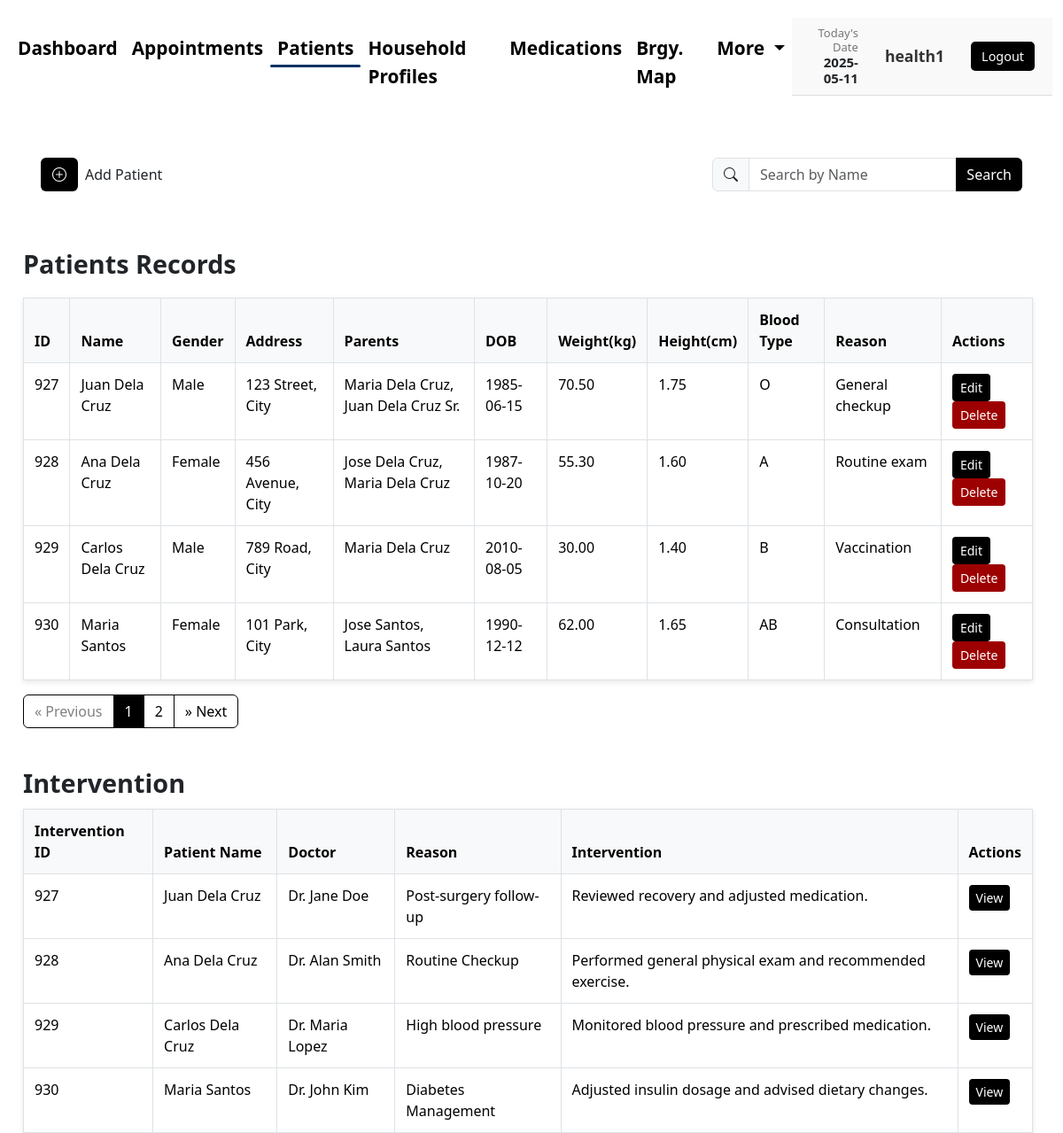
Screenshot of /healthworker/patient.php (signed in) with the database file from the repository.
### tables this page shows
CREATE TABLE `patients` (
  `patient_id` int(11) NOT NULL,
  `household_id` int(11) DEFAULT NULL,
  `name` varchar(100) NOT NULL,
  `gender` enum('Male','Female','Other') NOT NULL,
  `address` varchar(255) DEFAULT NULL,
  `parents` varchar(255) DEFAULT NULL,
  `dob` date NOT NULL,
  `weight` decimal(5,2) DEFAULT NULL,
  `height` decimal(5,2) DEFAULT NULL,
  `blood_type` enum('A','B','AB','O','O+','Other') DEFAULT NULL,
  `reason` text DEFAULT NULL
);

CREATE TABLE `interventions` (
  `intervention_id` int(11) NOT NULL,
  `patient_id` int(11) NOT NULL,
  `doctor` varchar(255) NOT NULL,
  `reason` text NOT NULL,
  `intervention` text NOT NULL,
  `created_at` timestamp NOT NULL DEFAULT current_timestamp()
);

### healthworker/patient.php (the view, shortened to what this page needs)
<?php
$username = $_SESSION['username'];
$search = $_GET['search'] ?? '';
$page = isset($_GET['page']) && is_numeric($_GET['page']) ? (int)$_GET['page'] : 1;
$records_per_page = 4;
$offset = ($page - 1) * $records_per_page;
$database = new Database();
$conn = $database->getConnection();
?>
<!DOCTYPE html>
<html lang="en">
    <head>
        <link href="https://cdn.jsdelivr.net/npm/bootstrap@5.3.3/dist/css/bootstrap.min.css" rel="stylesheet">
        <link href="https://cdn.jsdelivr.net/npm/bootstrap-icons@1.10.5/font/bootstrap-icons.css" rel="stylesheet">
        <link rel="stylesheet" href="../css/pp.css">
    </head>
    <body>
    <nav class="navbar navbar-expand-lg navbar-custom">
        <div class="container-fluid">
            <div class="collapse navbar-collapse justify-content-between" id="navbarNav">
                <ul class="navbar-nav">
                    <li class="nav-item">
                        <a class="nav-link <?php echo basename($_SERVER['PHP_SELF']) == 'index.php' ? 'active' : ''; ?>" href="index.php">Dashboard</a>
                    </li>
                    <li class="nav-item">
                        <a class="nav-link <?php echo basename($_SERVER['PHP_SELF']) == 'appointment.php' ? 'active' : ''; ?>" href="appointment.php">Appointments</a>
                    </li>
                    <li class="nav-item">
                        <a class="nav-link <?php echo basename($_SERVER['PHP_SELF']) == 'patient.php' ? 'active' : ''; ?>" href="patient.php">Patients</a>
                    </li>
                    <li class="nav-item">
                        <a class="nav-link <?php echo basename($_SERVER['PHP_SELF']) == 'hhprofile.php' ? 'active' : ''; ?>" href="hhprofile.php">Household Profiles</a>
                    </li>
                    <li class="nav-item">
                        <a class="nav-link <?php echo basename($_SERVER['PHP_SELF']) == 'medications.php' ? 'active' : ''; ?>" href="medications.php">Medications</a>
                    </li>
                    <li class="nav-item">
                        <a class="nav-link <?php echo basename($_SERVER['PHP_SELF']) == 'barangay.php' ? 'active' : ''; ?>" href="barangay.php">Brgy. Map</a>
                    </li>
                    <li class="nav-item dropdown">
                        <a class="nav-link dropdown-toggle
                            <?php echo in_array(basename($_SERVER['PHP_SELF']), ['faqs.php', 'aboutus.php']) ? 'active' : ''; ?>"
                            href="#" id="navbarDropdown" role="button" data-bs-toggle="dropdown" aria-expanded="false">
                            More
                        </a>
                    </li>
                </ul>
                    <div class="user-info">
                        <div class="user-date">
                            <p class="label">Today's Date</p>
                            <p class="value">
                                <?php
                                    echo date('Y-m-d');
                                ?>
                            </p>
                        </div>
                        <div class="user-name">
                            <a href="profile.php">
                                <strong><?php echo htmlspecialchars($username); ?></strong>
                            </a>
                        </div>
                        <form method="POST" action="">
                            <button type="submit" name="logout" class="logout-btn">Logout</button>
                        </form>
                    </div>
            </div>
        </div>
    </nav>
    <div class="container top-gap-after-navbar">
        <div class="d-flex justify-content-between align-items-center mb-2" style="margin: 0 26px;">
            <div class="d-flex align-items-center">
                <button type="button" class="btn btn-custom-add"data-bs-toggle="modal" data-bs-target="#addPatientModal">
                <i class="bi bi-plus-circle"></i>
                </button>
                <span class="ms-2">Add Patient</span>
            </div>
            <form method="get" class="d-flex" style="max-width: 350px;">
                <div class="input-group">
                    <span class="input-group-text"><i class="bi bi-search"></i></span>
                    <input type="text" id="searchPatient" name="search" class="form-control" placeholder="Search by Name" value="<?= htmlspecialchars($search) ?>">
                    <button type="submit" class="btn btn-search">Search</button>
                </div>
            </form>
        </div>
    </div>
<div class="table-responsive mt-4">
    <div class="table-container">
        <h4 class="fw-bold mt-3" style="text-align: left; font-size: 1.8rem; margin-left: 26px;">Patients Records</h4>
        <table class="table table-bordered table-hover bg-white table-intervention">
            <thead class="table-light">
                <tr>
                    <th>ID</th>
                    <th>Name</th>
                    <th>Gender</th>
                    <th>Address</th>
                    <th>Parents</th>
                    <th>DOB</th>
                    <th>Weight(kg)</th>
                    <th>Height(cm)</th>
                    <th>Blood Type</th>
                    <th>Reason</th>
                    <th>Actions</th>
                </tr>
            </thead>
            <tbody id="patientTableBody">
                <?php
                try {
if ($search) {
    $count_stmt = $conn->prepare("SELECT COUNT(*) FROM patients WHERE name LIKE CONCAT('%', :search_term, '%')");
    $count_stmt->bindValue(':search_term', $search);
    $count_stmt->execute();
    $total_patients = $count_stmt->fetchColumn();
    $stmt = $conn->prepare("SELECT * FROM patients WHERE name LIKE CONCAT('%', :search_term, '%') ORDER BY patient_id ASC LIMIT :limit OFFSET :offset");
    $stmt->bindValue(':search_term', $search);
    $stmt->bindValue(':limit', $records_per_page, PDO::PARAM_INT);
    $stmt->bindValue(':offset', $offset, PDO::PARAM_INT);
    $stmt->execute();
    $patients = $stmt->fetchAll(PDO::FETCH_ASSOC);
    $stmt->closeCursor();
} else {
    $count_stmt = $conn->query("SELECT COUNT(*) FROM patients");
    $total_patients = $count_stmt->fetchColumn();
    $stmt = $conn->prepare("SELECT * FROM patients ORDER BY patient_id ASC LIMIT :limit OFFSET :offset");
    $stmt->bindValue(':limit', $records_per_page, PDO::PARAM_INT);
    $stmt->bindValue(':offset', $offset, PDO::PARAM_INT);
    $stmt->execute();
    $patients = $stmt->fetchAll(PDO::FETCH_ASSOC);
}
foreach ($patients as $p): ?>
                    <tr>
                        <td><?= $p['patient_id'] ?></td>
                        <td><?= htmlspecialchars($p['name']) ?></td>
                        <td><?= htmlspecialchars($p['gender']) ?></td>
                        <td><?= htmlspecialchars($p['address']) ?></td>
                        <td><?= htmlspecialchars($p['parents']) ?></td>
                        <td><?= htmlspecialchars($p['dob']) ?></td>
                        <td><?= htmlspecialchars($p['weight']) ?></td>
                        <td><?= htmlspecialchars($p['height']) ?></td>
                        <td><?= htmlspecialchars($p['blood_type']) ?></td>
                        <td><?= htmlspecialchars($p['reason']) ?></td>
                        <td>
                            <button class="btn btn-custom-edit btn-sm" data-bs-toggle="modal" data-bs-target="#editModal<?= $p['patient_id'] ?>">Edit</button>
                            <form method="post" action="patient_crud.php" class="d-inline" onsubmit="return confirm('Delete this patient?');">
                                <button type="submit" name="delete" class="btn btn-custom-delete btn-sm">Delete</button>
                            </form>
                        </td>
                    </tr>
                    <?php endforeach; ?>
                <?php
                } catch (PDOException $e) {
                    echo "Error fetching patients: " . $e->getMessage();
                }
                ?>
            </tbody>
        </table>
        <?php if ($total_patients > $records_per_page): ?>
        <nav aria-label="Page navigation example" class="mt-3" style="margin-left: 26px;">
<ul class="pagination justify-content-start">
            <li class="page-item <?= ($page <= 1) ? 'disabled' : '' ?>">
              <a class="page-link" href="?search=<?= urlencode($search) ?>&page=<?= $page - 1 ?>" aria-label="Previous">
                <span aria-hidden="true">&laquo;</span>
                <span class="sr-only">Previous</span>
              </a>
            </li>
            <?php
            $total_pages = ceil($total_patients / $records_per_page);
            for ($i = 1; $i <= $total_pages; $i++): ?>
              <li class="page-item <?= ($i == $page) ? 'active' : '' ?>">
                <a class="page-link" href="?search=<?= urlencode($search) ?>&page=<?= $i ?>"><?= $i ?></a>
              </li>
            <?php endfor; ?>
            <li class="page-item <?= ($page >= $total_pages) ? 'disabled' : '' ?>">
              <a class="page-link" href="?search=<?= urlencode($search) ?>&page=<?= $page + 1 ?>" aria-label="Next">
                <span aria-hidden="true">&raquo;</span>
                <span class="sr-only">Next</span>
              </a>
            </li>
          </ul>
        </nav>
        <?php endif; ?>
    </div>
</div>
        <div class="table-container">
        <div class="table-responsive mt-4">
        <h4 class="fw-bold intervention-heading">Intervention</h4>
        <table class="table table-bordered table-hover bg-white table-intervention">
                <thead class="table-light">
                    <tr>
                        <th>Intervention ID</th>
                        <th>Patient Name</th>
                        <th>Doctor</th>
                        <th>Reason</th>
                        <th>Intervention</th>
                        <th>Actions</th>
                    </tr>
                </thead>
        <tbody id="interventionTableBody">
            <?php
            $intervention_records_per_page = 4;
            $intervention_page = isset($_GET['intervention_page']) && is_numeric($_GET['intervention_page']) ? (int)$_GET['intervention_page'] : 1;
            $intervention_offset = ($intervention_page - 1) * $intervention_records_per_page;
            try {
                $stmt = $conn->prepare("SELECT i.intervention_id, p.name AS patient_name, i.doctor, i.reason, i.intervention FROM interventions i JOIN patients p ON i.patient_id = p.patient_id ORDER BY i.created_at DESC LIMIT :limit OFFSET :offset");
                $stmt->bindValue(':limit', $intervention_records_per_page, PDO::PARAM_INT);
                $stmt->bindValue(':offset', $intervention_offset, PDO::PARAM_INT);
                $stmt->execute();
                $interventions = $stmt->fetchAll(PDO::FETCH_ASSOC);
            } catch (PDOException $e) {
                echo "Error fetching interventions: " . $e->getMessage();
                $interventions = [];
                $total_interventions = 0;
            }
            foreach ($interventions as $i): ?>
            <tr>
                <td><?= $i['intervention_id'] ?></td>
                <td><?= htmlspecialchars($i['patient_name']) ?></td>
                <td><?= htmlspecialchars($i['doctor']) ?></td>
                <td><?= htmlspecialchars($i['reason']) ?></td>
                <td><?= htmlspecialchars($i['intervention']) ?></td>
                <td>
                    <button class="btn btn-custom-view btn-sm" data-bs-toggle="modal" data-bs-target="#viewModal<?= $i['intervention_id'] ?>">View</button>
                </td>
            </tr>
            <?php endforeach; ?>
                </tbody>
            </table>
        </div>
    </div>
    </body>
    </html>

### css/pp.css (style rules this page uses)
body { background-color: #ffffff; }
.navbar-custom { background-color: #ffffff; padding-top: 20px; padding-bottom: 20px; }
.navbar-nav .nav-link { color: black !important; font-size: 1.3rem !important; font-weight: bold; margin-top: 10px; position: relative; padding-bottom: 5px; text-decoration: none; }
.navbar-nav .nav-link.active::after { content: ''; position: absolute; bottom: 0; left: 0; height: 3px; width: 100%; background-color: #003165; border-radius: 2px; }
.user-info { display: flex; justify-content: flex-end; align-items: center; gap: 30px; padding: 10px 20px; background-color: #f9f9f9; border-bottom: 1px solid #ddd; }
.user-info div { font-size: 0.95rem; line-height: 1.2; }
.user-info .label { font-size: 13px; color: #777; margin: 0; text-align: right; }
.user-info .value { font-size: 15px; margin: 0; text-align: right; font-weight: bold; }
.user-name a { text-decoration: none; font-size: 1.1rem; color: #333; font-weight: 600; }
.logout-btn { background-color: #000000; color: #fff; border: none; padding: 6px 12px; border-radius: 5px; font-size: 0.9rem; cursor: pointer; transition: background-color 0.3s ease; }
.top-gap-after-navbar { margin-top: 30px; }
.container { max-width: 100%; padding: 20px; }
.btn-search { background-color: #000000; color: white; border: none; transition: background-color 0.3s ease; }
.d-flex.mb-2 { margin-bottom: 5px !important; }
.table-container { width: 100%; display: flex; flex-direction: column; gap: .1px; }
.table-patients, .table-intervention { width: 100%; min-width: 100px; border-collapse: collapse; margin: 0 auto; box-shadow: 0 2px 6px rgba(0,0,0,0.1); }
.table-patients thead, .table-intervention thead { background-color: #0d6efd; color: #000000; }
.table-patients td, .table-patients th, .table-intervention td, .table-intervention th { padding: 12px; text-align: center; border: 1px solid #dee2e6; }
.table-patients tbody tr:nth-child(even), .table-intervention tbody tr:nth-child(even) { background-color: #f8f9fa; }
.btn-custom-add { background-color:rgb(0, 0, 0); color: white; }
.btn-custom-edit { background-color:rgb(0, 0, 0); color: white; }
.btn-custom-delete { background-color:rgb(157, 0, 0); color: white; }
.btn-custom-view { background-color:rgb(0, 0, 0); color: white; border: none; }
.table-intervention th, .table-intervention td { text-align: left; }
.intervention-heading { text-align: left; margin-top: 5px; font-size: 1.8rem; margin-left: 26px; }
.table-intervention { width: 95%; margin-top: 1%; margin-left: 26px; margin-right: 15px; }
.table-intervention thead { background-color: #f7f7f7; font-weight: bold; }
.pagination { background-color: white; }
.pagination .page-link { color: black; background-color: white; border: 1px solid black; }
.pagination .page-item.active .page-link { background-color: black; color: white; border-color: black; }
.pagination .page-item.disabled .page-link { color: gray; background-color: white; border-color: black; }

### rows the page displays
patients: patient_id "927", name "Juan Dela Cruz", gender "Male", address "123 Street, City", parents "Maria Dela Cruz, Juan Dela Cruz Sr.", dob "1985-06-15", weight "70.50", height "1.75", blood_type "O", reason "General checkup"
patients: patient_id "928", name "Ana Dela Cruz", gender "Female", address "456 Avenue, City", parents "Jose Dela Cruz, Maria Dela Cruz", dob "1987-10-20", weight "55.30", height "1.60", blood_type "A", reason "Routine exam"
patients: patient_id "929", name "Carlos Dela Cruz", gender "Male", address "789 Road, City", parents "Maria Dela Cruz", dob "2010-08-05", weight "30.00", height "1.40", blood_type "B", reason "Vaccination"
patients: patient_id "930", name "Maria Santos", gender "Female", address "101 Park, City", parents "Jose Santos, Laura Santos", dob "1990-12-12", weight "62.00", height "1.65", blood_type "AB", reason "Consultation"
interventions: intervention_id "927", patient.name "Juan Dela Cruz", doctor "Dr. Jane Doe", reason "Post-surgery follow-up", intervention "Reviewed recovery and adjusted medication."
interventions: intervention_id "928", patient.name "Ana Dela Cruz", doctor "Dr. Alan Smith", reason "Routine Checkup", intervention "Performed general physical exam and recommended exercise."
interventions: intervention_id "929", patient.name "Carlos Dela Cruz", doctor "Dr. Maria Lopez", reason "High blood pressure", intervention "Monitored blood pressure and prescribed medication."
interventions: intervention_id "930", patient.name "Maria Santos", doctor "Dr. John Kim", reason "Diabetes Management", intervention "Adjusted insulin dosage and advised dietary changes."

### other values shown
$username "health1"
